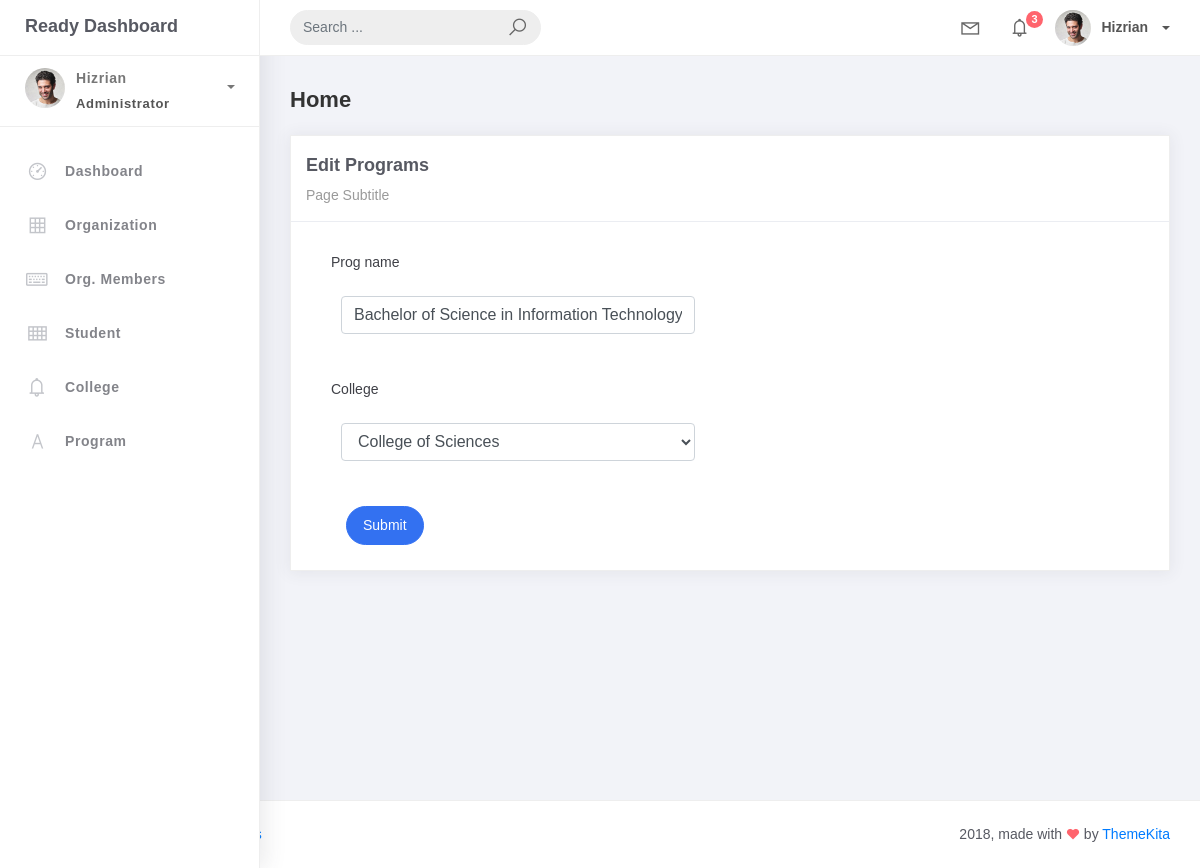
Screenshot of /program_list/1/ with the database file from the repository.
### studentorg/models.py (models this page shows, shortened)
class BaseModel(models.Model):
    created_at = models.DateTimeField(auto_now_add=True, db_index=True)
    updated_at = models.DateTimeField(auto_now=True)
    class Meta:
        abstract = True

class Program(BaseModel):
    prog_name = models.CharField(max_length=150)
    college = models.ForeignKey(College, on_delete=models.CASCADE)

### studentorg/views.py (the view)
# urls.py: path('program_list/<int:pk>/', ProgramUpdateView.as_view(), name='program-update'),
class ProgramUpdateView(UpdateView):
    model = Program
    form_class = ProgramForm
    template_name = 'program_edit.html'
    success_url = reverse_lazy('program_list')

### studentorg/forms.py
class ProgramForm(ModelForm):
    class Meta:
        model = Program
        fields = "__all__"

### studentorg/models.py (called while the page is built)
    def __str__(self):
        return self.college_name

### templates/program_edit.html
{% extends 'base.html' %} {% load static %} {% block content %}
<div class="content">
    <div class="container-fluid">
        <h4 class="page-title">Home</h4>
        <div class="row">
            <div class="col-md-12">
                <div class="card">
                    <div class="card-header">
                        <div class="card-title">Edit Programs</div>
                        <div class="card-category">Page Subtitle</div>
                    </div>
                    <div class="card-body">
                        <div class="col-md-6">
                            <form class="" action="" method="post" novalidate>
                                {% csrf_token %} {% include 'includes/form.html' %}
                                <div class="form-group">
                                    <div class="col-md-12 col-sm-3">
                                        <button type="submit" class="btn btn-primary btn-rounded">Submit</button>
                                    </div>
                                </div>
                            </form>
                        </div>
                    </div>
                </div>
            </div>
        </div>
    </div>
</div>
{% endblock %}

### templates/includes/form.html (shortened to what this page needs)
{% load widget_tweaks %}
{% for field in form %}
    <div class="field item form-group">
        <label>{{ field.label }}</label>
        <div class="form-group">
            {% render_field field class="form-control" %}
        </div>
    </div>
{% endfor %}

### rows the page displays
Program: prog_name "Bachelor of Science in Information Technology" "College of Sciences"

### other values shown
{{ field.label }} "Prog name" "College"
